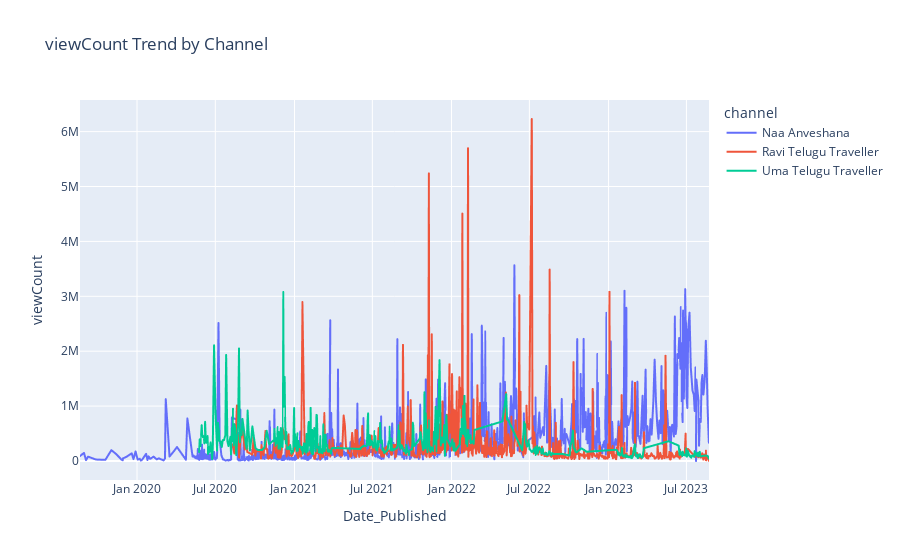

The notebook cell this image was saved under:
### Code cell
### viewCount Trend By Time

# Create a line plot with different lines for each channel
fig = px.line(df, x='Date_Published', y='viewCount', color='channel', title='viewCount Trend by Channel')

# Show the plot
fig.show()

### Figure 1 — Plotly figure (JSON) as saved in the notebook; plotly's stock layout.template omitted (floating-point values rounded to 4 significant figures; data arrays with more than 128 entries replaced by an {"elided": "..."} marker saying what was removed)
{"data": [{"hovertemplate": "channel=Naa Anveshana<br>Date_Published=%{x}<br>viewCount=%{y}<extra></extra>", "legendgroup": "Naa Anveshana", "line": {"color": "#636efa", "dash": "solid"}, "marker": {"symbol": "circle"}, "mode": "lines", "name": "Naa Anveshana", "showlegend": true, "type": "scattergl", "x": {"elided": "1022 str values"}, "xaxis": "x", "y": {"elided": "1022 int values"}, "yaxis": "y"}, {"hovertemplate": "channel=Ravi Telugu Traveller<br>Date_Published=%{x}<br>viewCount=%{y}<extra></extra>", "legendgroup": "Ravi Telugu Traveller", "line": {"color": "#EF553B", "dash": "solid"}, "marker": {"symbol": "circle"}, "mode": "lines", "name": "Ravi Telugu Traveller", "showlegend": true, "type": "scattergl", "x": {"elided": "719 str values"}, "xaxis": "x", "y": {"elided": "719 int values"}, "yaxis": "y"}, {"hovertemplate": "channel=Uma Telugu Traveller<br>Date_Published=%{x}<br>viewCount=%{y}<extra></extra>", "legendgroup": "Uma Telugu Traveller", "line": {"color": "#00cc96", "dash": "solid"}, "marker": {"symbol": "circle"}, "mode": "lines", "name": "Uma Telugu Traveller", "showlegend": true, "type": "scattergl", "x": {"elided": "510 str values"}, "xaxis": "x", "y": {"elided": "510 int values"}, "yaxis": "y"}], "layout": {"legend": {"title": {"text": "channel"}, "tracegroupgap": 0}, "title": {"text": "viewCount Trend by Channel"}, "xaxis": {"anchor": "y", "domain": [0, 1], "title": {"text": "Date_Published"}}, "yaxis": {"anchor": "x", "domain": [0, 1], "title": {"text": "viewCount"}}}}
